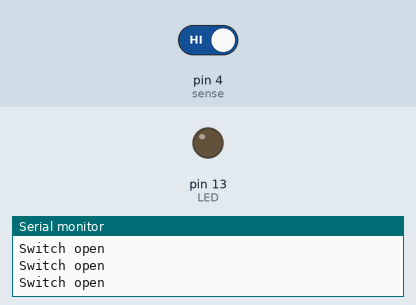
Simulated run of this sketch. Board: Arduino Uno, built with avr-gcc and run on an emulated ATmega328P. Parts: output pins drawn as LEDs (lit = HIGH), the last lines printed to the serial monitor. Inputs (shaded band) come from the test bench; at power-on: pin 4 (sense) HIGH.

Above: at 1.8 s.
1.9 s: pin 4 (sense) driven LOW
At 2.3 s:
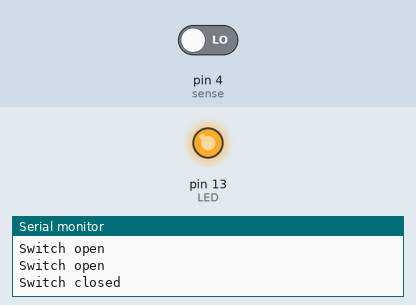
3.5 s: pin 4 (sense) driven HIGH
At 4.7 s:
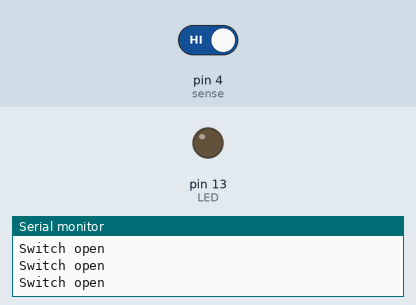
Timing chart, 0 to 6.5 s (numbered marks = the images above; inputs shaded):
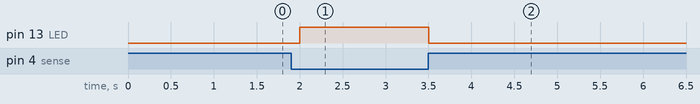

Measured:
- after the input at 1.9 s, pin 13 (LED): LOW → HIGH after 0.10 s
- after the input at 3.5 s, pin 13 (LED): HIGH → LOW at once

The sketch:

hall_sensor_test.ino
```cpp
const unsigned char sense = 4;
const unsigned char LED = 13;

void setup() {
  // put your setup code here, to run once:
  pinMode(LED, OUTPUT);
  pinMode(sense, INPUT_PULLUP);
  Serial.begin(115200);
}

void loop() {
  // put your main code here, to run repeatedly:
  int proxmity = digitalRead(sense); // read the state of the switch
  if(proxmity == LOW){ // signal goes low when switch is closed
    Serial.println("Switch closed");
    digitalWrite(LED, HIGH);
  }
  else{
    Serial.println("Switch open");
    digitalWrite(LED, LOW);
  }
  delay(500);
}
```
